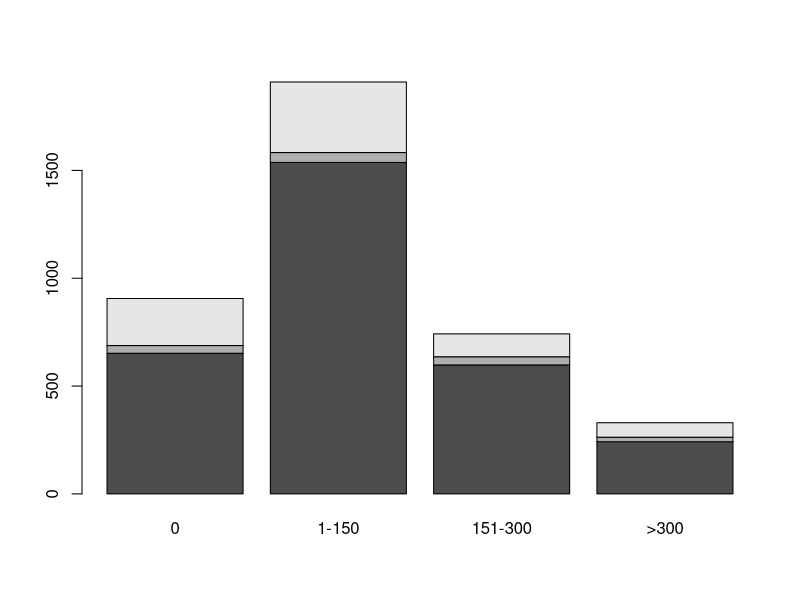
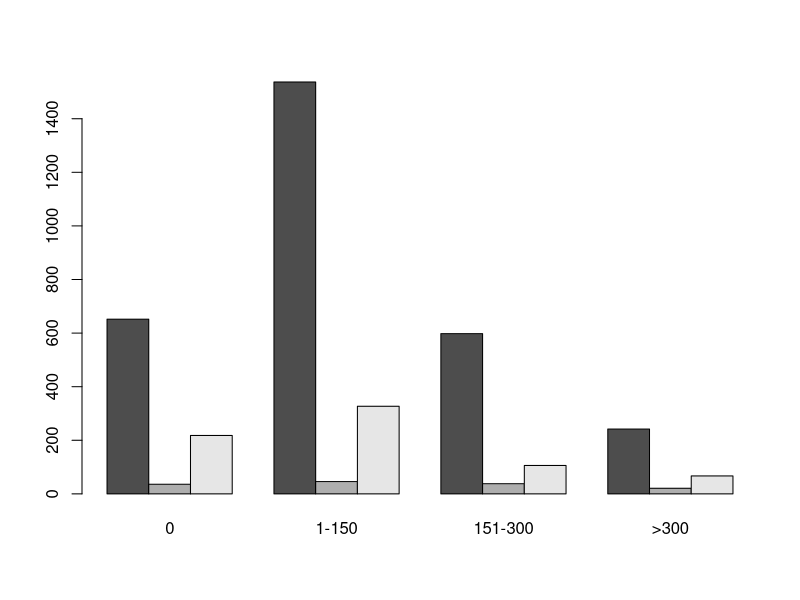
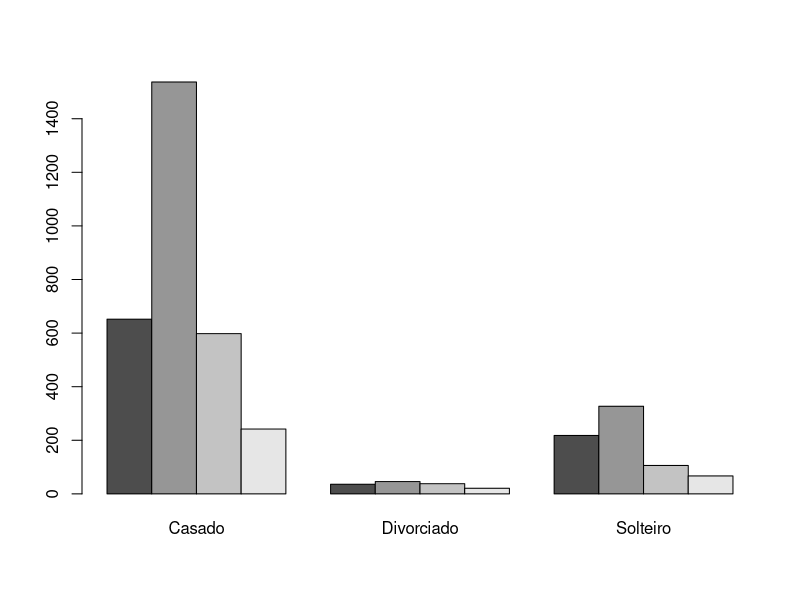

The R script that drew these images, in order:
# Bar Plots

# ***** Esta é a versão 2.0 deste script, atualizado em 23/05/2017 *****
# ***** Esse script pode ser executado nas versões 3.3.1, 3.3.2, 3.3.3 e 3.4.0 da linguagem R *****
# ***** Recomendamos a utilização da versão 3.4.0 da linguagem R *****

# Configurando o diretório de trabalho
# Coloque entre aspas o diretório de trabalho que você está usando no seu computador
setwd("~/1-R-Fundamentos")
getwd()

?barplot

# Preparando os dados
casamentos <- matrix(c(652,1537,598,242,36,46,38,21,218,327,106,67),
                     nrow = 3, byrow = T)

# Nomeando a matriz
colnames(casamentos) <- c("0","1-150","151-300",">300")
rownames(casamentos) <- c("Casado","Divorciado","Solteiro")


# Construindo o plot
barplot(casamentos)
barplot(casamentos, beside = T)

# Transposta da matriz
barplot(t(casamentos), beside = T)


